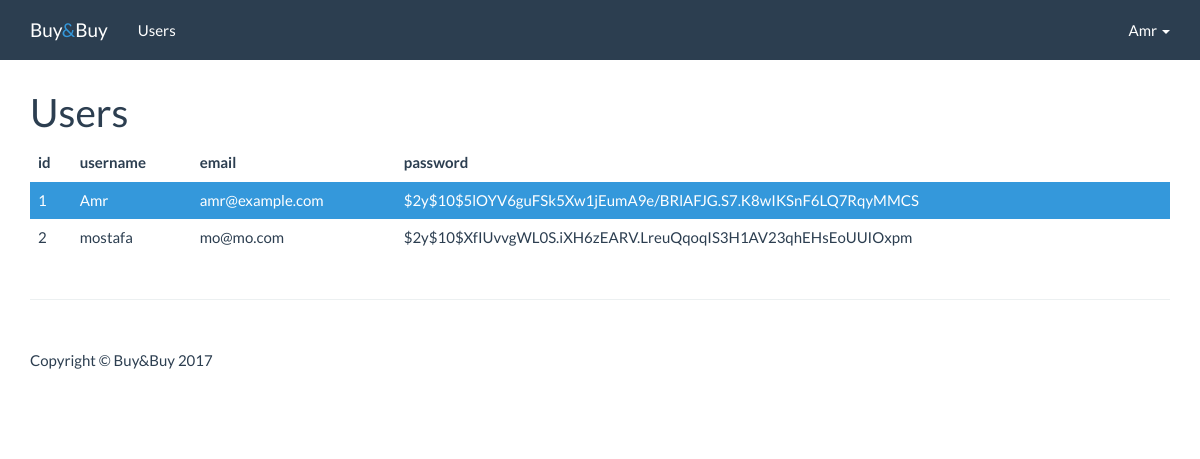
/users.php (signed in), run on the app's committed database.
### tables this page shows
CREATE TABLE `users` (
  `id` int(10) UNSIGNED NOT NULL,
  `username` varchar(30) NOT NULL,
  `email` varchar(255) NOT NULL,
  `password` varchar(255) NOT NULL
);

### includes/global.php (called while the page is built, shortened)
<?php
function user() {
    $stmt = $GLOBALS['pdo']->prepare('SELECT * FROM users WHERE id = :id');
    $stmt->execute(['id' => $_SESSION['user']]);
    $user = $stmt->fetch();
    return $user;
}

### users.php (the view, shortened to what this page needs)
<?php
    require_once "includes/global.php";
    $users = $pdo->query('SELECT * FROM users')->fetchall();
?>
<!DOCTYPE html>
<html lang="en">
  <head>
    <link href="css/bootstrap.min.css" rel="stylesheet">
    <link href="css/style.css" rel="stylesheet">
  </head>
  <body>
    <?php require_once "includes/navbar.php" ?>
    <div class="container">
        <h1>Users</h1>
        <table class="table table-striped table-hover ">
            <thead>
                <tr>
                <th>id</th>
                <th>username</th>
                <th>email</th>
                <th>password</th>
                </tr>
            </thead>
            <tbody>
                <?php foreach($users as $user): ?>
                    <tr <?= $user->id == user()->id ? 'class="info"':''?> >
                        <td><?= $user->id ?></td>
                        <td><?= $user->username ?></td>
                        <td><?= $user->email ?></td>
                        <td><?= $user->password ?></td>
                    </tr>
                <?php endforeach ?>
            </tbody>
            </table>
    </div>
    <div class="container">
        <hr>
        <footer>
            <div class="row">
                <div class="col-lg-12">
                    <p>Copyright &copy; Buy&amp;Buy 2017</p>
                </div>
            </div>
        </footer>
    </div>
  </body>
</html>

### includes/navbar.php (shortened to what this page needs)
<nav class="navbar navbar-default navbar-fixed-top" role="navigation">
    <div class="container">
        <div class="navbar-header">
            <a class="navbar-brand" href="/">Buy<span class="text-info">&amp;</span>Buy</a>
        </div>
        <div class="collapse navbar-collapse" id="navbar">
            <ul class="nav navbar-nav">
                <li>
                    <?php if(isset($_SESSION['user'])): ?>
                        <a href="users.php">Users</a>
                    <?php endif ?>
                </li>
            </ul>
            <ul class="nav navbar-nav navbar-right">
                <?php if(isset($_SESSION['user'])): ?>
                <li class="dropdown">
                    <a href="#" class="dropdown-toggle" data-toggle="dropdown" role="button" aria-expanded="false"><?= user()->username ?> <span class="caret"></span></a>
                </li>
                <?php else: ?>
                    <li><a href="register.php">Register</a></li>
                    <li><a href="login.php">Login</a></li>
                <?php endif ?>
            </ul>
        </div>
    </div>
</nav>

### css/style.css (style rules this page uses)
body { padding-top: 70px; }
footer { margin: 50px 0; }

### data on the page
users: username "Amr", id "1", email "amr@example.com", password "$2y$10$5lOYV6guFSk5Xw1jEumA9e/BRlAFJG.S7.K8wIKSnF6LQ7RqyMMCS"
users: id "2", username "mostafa", email "mo@mo.com", password "$2y$10$XfIUvvgWL0S.iXH6zEARV.LreuQqoqIS3H1AV23qhEHsEoUUIOxpm"
